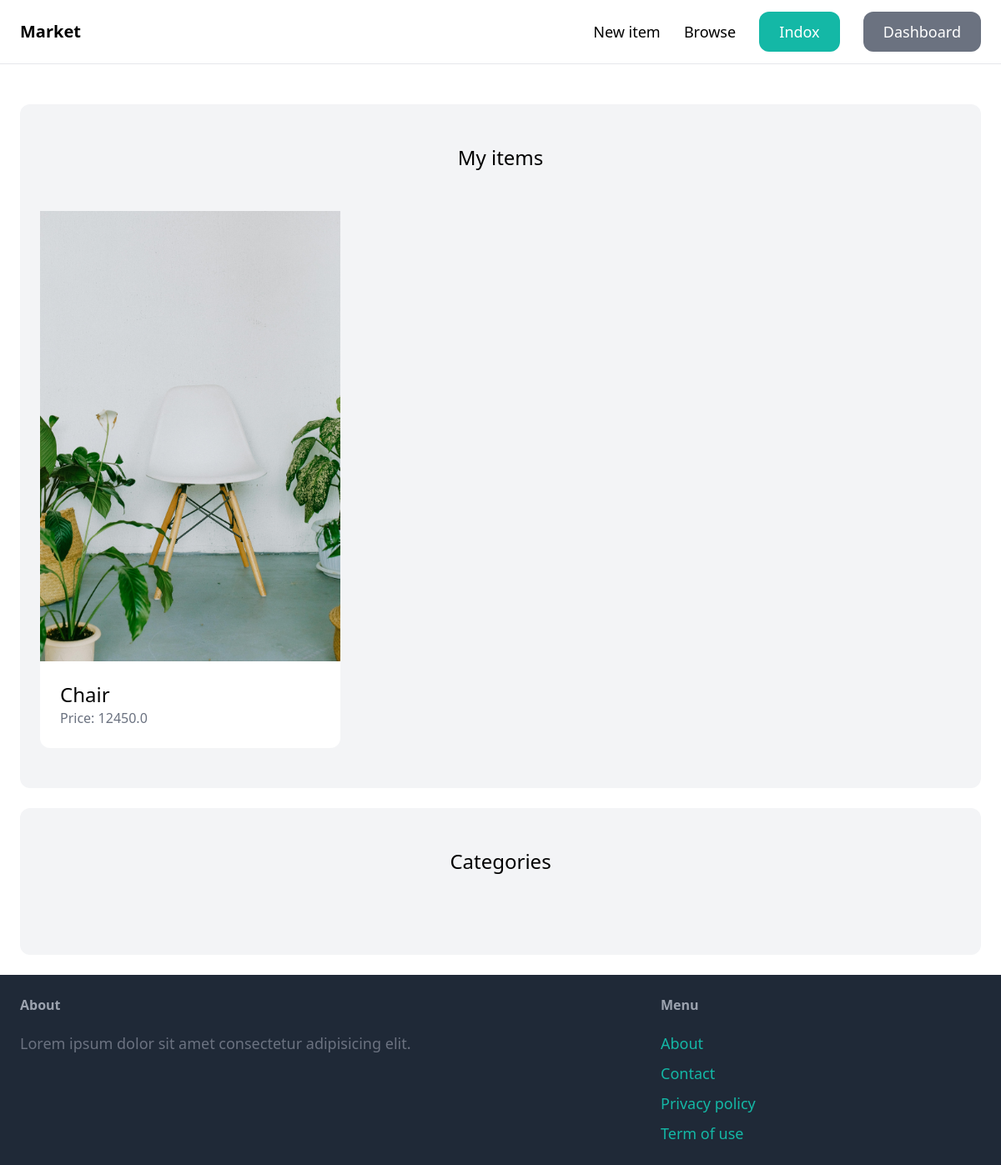
The app's page /dashboard/ (signed in) with its own data.
### items/models.py (models this page shows, shortened)
class Item(models.Model):
    category = models.ForeignKey(Category, related_name='items', on_delete=models.CASCADE)
    name = models.CharField(max_length=255)
    description = models.TextField(blank=True, null=True)
    price = models.FloatField()
    image = models.ImageField(upload_to ='item_images', blank=True, null=True)
    is_sold = models.BooleanField(default = False)
    created_by = models.ForeignKey(User, related_name='items', on_delete=models.CASCADE)
    created_at = models.DateTimeField(auto_now_add=True)

### dashboard/views.py (the view)
# urls.py: path('',views.index, name='index'),
@login_required
def index(request):
    items= Item.objects.filter(created_by = request.user)
    return render(request, 'dashboard/index.html',{
        'items':items
    })

### dashboard/templates/dashboard/index.html (shortened to what this page needs)
{% extends 'app/base.html' %}
{% block content%}
<div class="mt-6 px-6 py-12 bg-gray-100 rounded-xl">
    <h2 class="mb-12 text-12 text-2xl text-center">My items</h2>
    <div class="grid grid-cols-3 gap-3">
        {% for item in items %}
        <div>
            <a href="{% url 'item:detail' item.id %}">
                <div>
                    <img src="{{ item.image.url }}" class="rounted-t-xl" >
                </div>
                <div class="p-6 bg-white rounded-b-xl">
                    <h2 class="text-2xl">{{ item.name }}</h2>
                    <p class="text-gray-500">Price: {{ item.price }}</p>
                </div>
            </a>
        </div>
        {% endfor %}
    </div>
</div>
<div class="mt-6 px-6 py-12 bg-gray-100 rounded-xl">
    <h2 class="mb-12 text-12 text-2xl text-center">Categories</h2>
</div>
{% endblock %}

### records on screen
Item: image (picture), name "Chair", price "12450.0"
